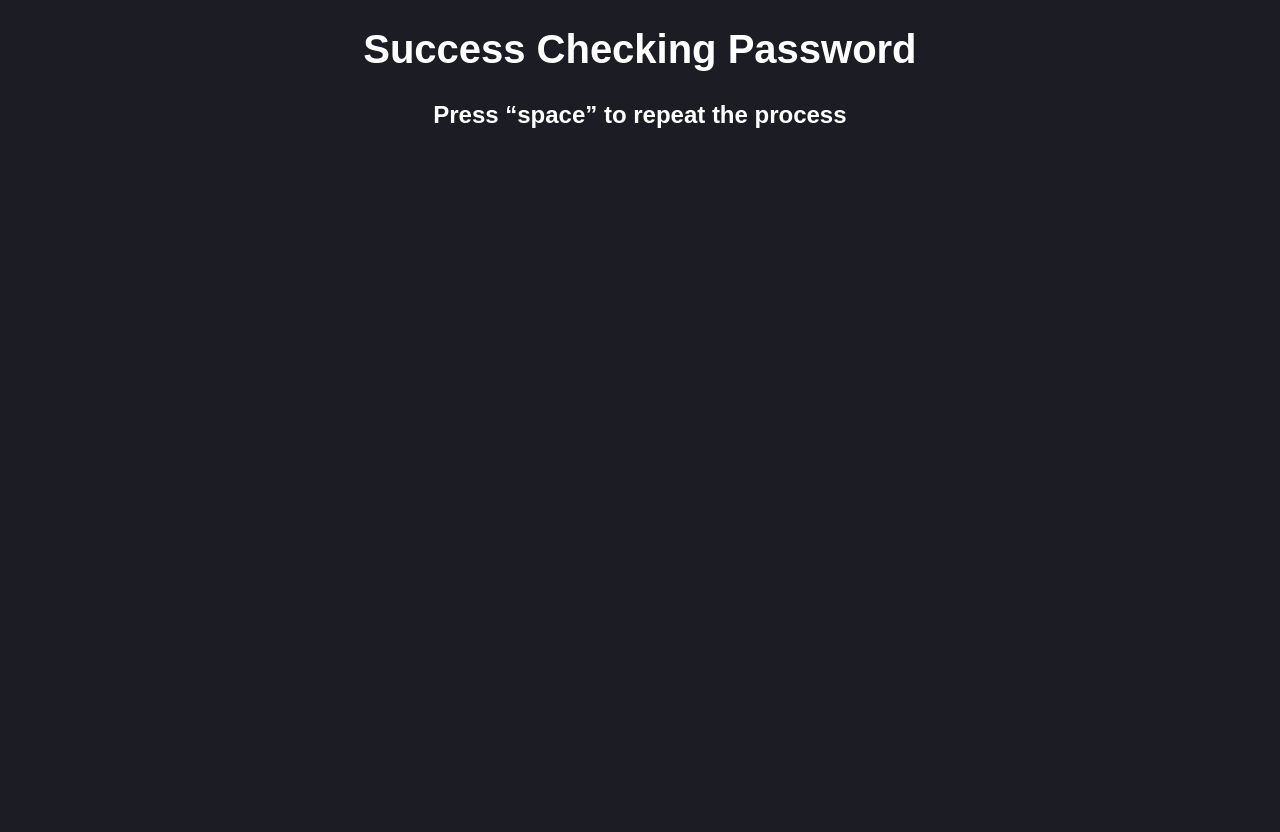
<?xml version="1.0" encoding="UTF-8"?>
<ui version="4.0">
 <class>MainWindow</class>
 <widget class="QMainWindow" name="MainWindow">
  <property name="geometry">
   <rect>
    <x>0</x>
    <y>0</y>
    <width>1280</width>
    <height>832</height>
   </rect>
  </property>
  <property name="windowTitle">
   <string>MainWindow</string>
  </property>
  <property name="styleSheet">
   <string notr="true">background-color: rgb(28, 28, 37);
font: 16pt &quot;Inter&quot;;
color: rgb(255, 255, 255);</string>
  </property>
  <widget class="QWidget" name="centralwidget">
   <widget class="QLabel" name="title">
    <property name="geometry">
     <rect>
      <x>0</x>
      <y>23</y>
      <width>1280</width>
      <height>52</height>
     </rect>
    </property>
    <property name="styleSheet">
     <string notr="true">font-weight: 600;
font-size: 40px;
line-height: 130%;
text-align: center;
letter-spacing: 0.01em;

</string>
    </property>
    <property name="text">
     <string>Success Checking Password</string>
    </property>
    <property name="alignment">
     <set>Qt::AlignCenter</set>
    </property>
   </widget>
   <widget class="QLabel" name="instruction">
    <property name="geometry">
     <rect>
      <x>0</x>
      <y>98</y>
      <width>1280</width>
      <height>34</height>
     </rect>
    </property>
    <property name="styleSheet">
     <string notr="true">font-weight: 600;
font-size: 24px;
line-height: 140%;
text-align: center;
letter-spacing: 0.01em;
</string>
    </property>
    <property name="text">
     <string>Press “space” to repeat the process</string>
    </property>
    <property name="alignment">
     <set>Qt::AlignCenter</set>
    </property>
   </widget>
   <widget class="QLabel" name="image">
    <property name="geometry">
     <rect>
      <x>502</x>
      <y>255</y>
      <width>276</width>
      <height>414</height>
     </rect>
    </property>
    <property name="text">
     <string/>
    </property>
    <property name="pixmap">
     <pixmap>images/success.png</pixmap>
    </property>
   </widget>
  </widget>
 </widget>
 <resources/>
 <connections/>
</ui>
